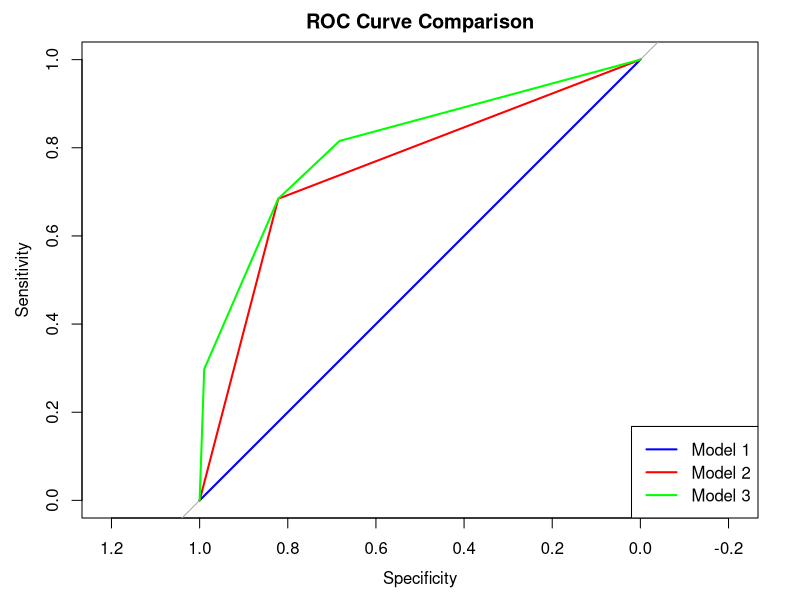

The R script that drew this image:
#### Intro to R - Assignment 10 - Stav Lipitz 305644676
# load libraries
library(tidyverse)
library(dplyr)
library(pROC)

# load data
df = read.csv(file = 'Titanic.csv')

# change variable name
df = df |> 
  mutate(gender = Sex) |>
  mutate(gender = as.factor(gender),
         PClassBinary = factor(ifelse(PClass == "1st", "1st", "Other")))

#set 'male' as base level for gender factor
contrasts(df$gender) = c(1,0)
contrasts(df$gender)

# set '1st' as base level for class factor 
contrasts(df$PClassBinary) = c(0,1)
contrasts(df$PClassBinary)

# descriptives for gender, class, and survivors
summary(df)
df |> select(gender, PClass, Survived) |>
  group_by(gender, PClass, Survived) |> 
  summarise(obs_num = n())

#### logistic regression ----
# model 1 - survival by intercept
model1 = glm(Survived ~ 1, data = df, family = binomial)
summary(model1)
exp(coef(model1))

# model 2 - survival by intercept+gender
model2 = glm(Survived ~ 1 + gender, data = df, family = binomial)
summary(model2)
exp(coef(model2))

# model 3 - survival by intercept+gender+class
model3 = glm(Survived ~ 1 + gender + PClassBinary, data = df, family = binomial)
summary(model3)
exp(coef(model3))

## ROC
# model predictions
model1_predictions = predict(model1, type = "response")
model2_predictions = predict(model2, type = "response")
model3_predictions = predict(model3, type = "response")

roc_model1 = roc(df$Survived, model1_predictions)
roc_model2 = roc(df$Survived, model2_predictions)
roc_model3 = roc(df$Survived, model3_predictions)

#AUC
auc(roc_model1)
auc(roc_model2)
auc(roc_model3)

# AUC graph
plot(roc_model1, col = "blue", main = "ROC Curve Comparison")
plot(roc_model2, add = TRUE, col = "red")
plot(roc_model3, add = TRUE, col = "green")
legend("bottomright", legend = c("Model 1", "Model 2", "Model 3"), col = c("blue","red", "green"), lwd = 2)
